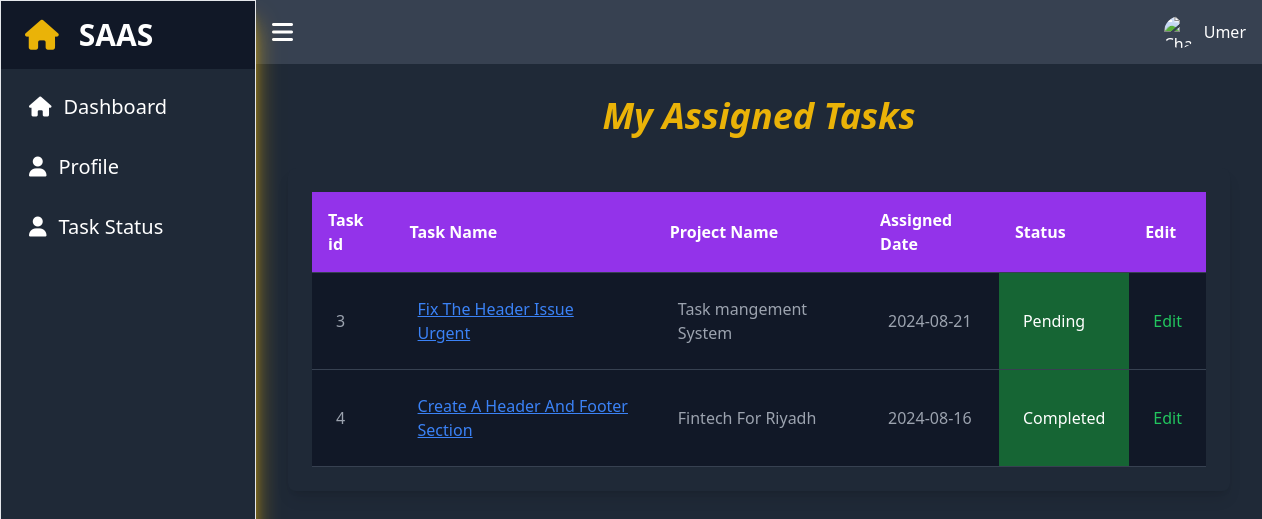
/index.php?page=tasks (signed in), run on the app's committed database.
### tables this page shows
CREATE TABLE `create_task` (
  `cat_task_id` int(100) NOT NULL,
  `task_name` varchar(100) NOT NULL,
  `task_desc` varchar(100) NOT NULL,
  `start_date` date NOT NULL,
  `end_date` date NOT NULL,
  `task_status` varchar(100) NOT NULL,
  `proj_id` int(100) NOT NULL
);

CREATE TABLE `project` (
  `pro_id` int(100) NOT NULL,
  `pro_name` varchar(100) NOT NULL,
  `pro_desc` text NOT NULL,
  `start_date` date NOT NULL,
  `deadLine` date NOT NULL,
  `com_id` int(100) NOT NULL
);

### tasks.php (the view)
<?php
 include 'include/connect.php';
$uid = $_SESSION['uid'];
$query = $pdo->prepare("SELECT create_task.cat_task_id, create_task.cat_task_id, create_task.task_name, project.pro_name, create_task.start_date, create_task.task_status FROM `assign_task_junc` LEFT JOIN users on users.uid = assign_task_junc.uid LEFT JOIN create_task on create_task.cat_task_id = assign_task_junc.task_id LEFT JOIN project on project.pro_id = assign_task_junc.proj_id WHERE users.uid = :uid");
$params =[
    ':uid' => $uid
];
$query->execute($params);
$result = $query->fetchAll(PDO::FETCH_ASSOC);
?>
<body class="bg-gray-900 text-gray-100 min-h-screen flex flex-col items-center justify-center">
    <div class="container mx-auto p-8">
        <h2 class="text-3xl font-bold mb-8 text-center text-yellow-500 italic text-4xl">My Assigned Tasks</h2>
        <div class="bg-gray-800 p-6 rounded-lg shadow-lg w-full">
            <table class="min-w-full bg-gray-900 text-left text-gray-400">
                <thead>
                    <tr class="bg-purple-600 text-white">
                        <th class="border-b border-gray-700 p-4">Task id</th>
                        <th class="border-b border-gray-700 p-4">Task Name</th>
                        <th class="border-b border-gray-700 p-4">Project Name</th>
                        <th class="border-b border-gray-700 p-4">Assigned Date</th>
                        <th class="border-b border-gray-700 p-4">Status</th>
                        <th class="border-b border-gray-700 p-4">Edit</th>
                    </tr>
                </thead>
                <tbody>
                    <?php foreach ($result as $row) {?>
                    <tr>
                        <td class="border-b border-gray-700 p-6"> <?php echo $row['cat_task_id'] ?> </td>
                        <td class="border-b border-gray-700 p-6">
                            <a class="text-blue-500 underline "
                                href="index.php?page=taskInfo&task_id=<?php echo $row['cat_task_id'] ?>">
                                <?php echo ucwords( $row['task_name']) ?>
                            </a>
                        </td>
                        <td class="border-b border-gray-700 p-6"><?php echo $row['pro_name'] ?></td>
                        <td class="border-b border-gray-700 p-6"><?php echo $row['start_date'] ?></td>
                        <?php if ($row['task_status'] == "pending") { ?>
                        <td class="border-b border-gray-700 p-6 bg-gray-600 text-yellow-500">
                            <?php  echo $row['task_status']; ?> </td>
                        <?php } else if($row['task_status'] == "In Progress") { ?>
                        <td class="border-b border-gray-700 p-6 bg-yellow-500 text-gray-800">
                            <?php  echo $row['task_status']; ?> </td>
                        <?php } else {?>
                        <td class="border-b border-gray-700 p-6 bg-green-800 text-white">
                            <?php  echo $row['task_status']; ?> </td>
                        <?php  }?>
                        <td class="border-b border-gray-700 p-6 text-green-500">
                            <a href="index.php?page=tasks&id=<?php echo $row['cat_task_id'] ?>">
                                Edit
                            </a>
                        </td>
                    </tr>
                    <?php } ?>
                </tbody>
            </table>
        </div>
    </div>
</body>

### data on the page
create_task: cat_task_id "3", task_name "Fix The Header Issue Urgent", project.pro_name "Task mangement System", start_date "2024-08-21", task_status "Pending"
create_task: cat_task_id "4", task_name "Create A Header And Footer Section", project.pro_name "Fintech For Riyadh", start_date "2024-08-16", task_status "Completed"

### other printed values
$_SESSION['user_name'] "Umer"
